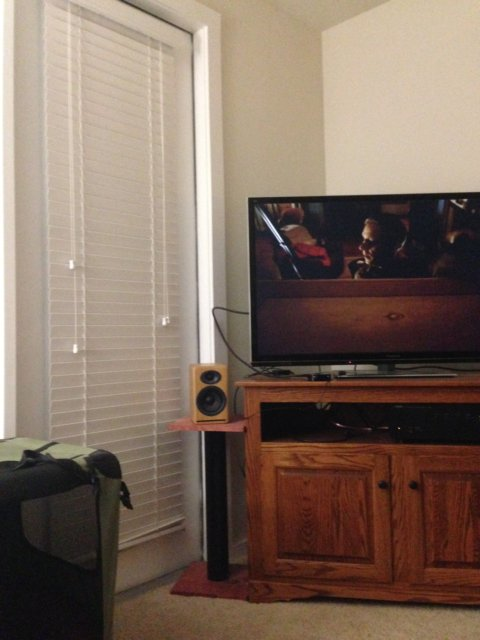
#> input picture room1.jpg, 480 x 640 px, given in place of fig4.png, which was not available
$ jupyter execute Butterworth_Bandreject_Filter.ipynb
#> lines starting #> are read from the running program, lines starting #| are printed output that depends on the picture; pictures that were not available may be replaced by others from this repository, and a replacement may not be noted
[cell 1]
from scipy import fftpack
import cv2
import matplotlib.pyplot as plt
import scipy.fftpack as fp
import math
import numpy as np
from google.colab import files

[cell 2]
uploaded = files.upload()
#> the answer given: room1.jpg
img = cv2.imread('fig4.png',0)
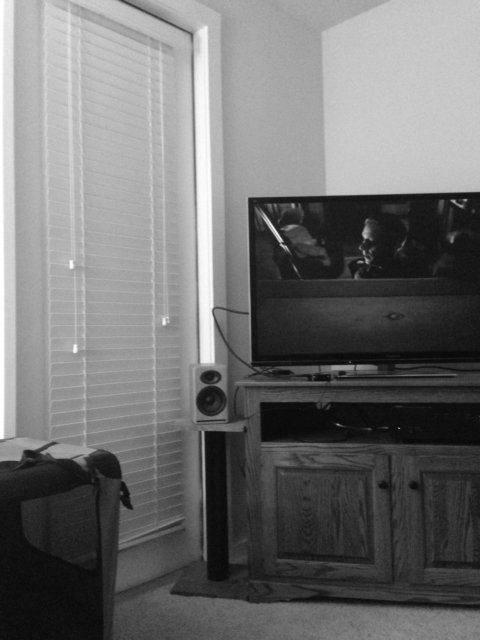
#> img: shape (640, 480); min 2, max 255, mean 112.8
height,width = img.shape
#> height = 640; width = 480

[cell 3]
fr = fp.fftshift(fp.fft2((img).astype(float)))
plt.imshow(np.log(np.abs(fr)), cmap = 'gray')
plt.show()
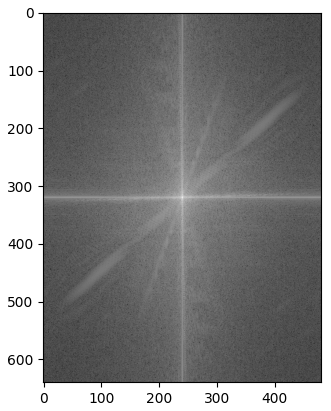
#> figure drawn by matplotlib, 1 panel
def bbr(h,w,width,Do,n):
  btr = np.zeros((h,w), dtype=float)
  h_half = h // 2
  w_half = w // 2
  for i in range(-h_half, h_half):
    for j in range(-w_half,w_half):
        D = math.sqrt((i*2) + (j*2))
        btr[i+h_half, j+w_half] = 1/(1 + math.pow( D*width/(D*2 - Do*2 + 0.0000001) , 2*n))

  return btr

ri = np.abs(fp.ifft2(fp.ifftshift(fr)))
f_image = fp.fftshift(fp.fft2(ri))

def getFilter(img) :
  for ep in range(100):
      print(ep)
      plt.imshow(img,cmap ='gray')
      plt.show()
      Fr = fp.fftshift(fp.fft2((img).astype(float)))
      Fr= Fr*fltr
      img = fp.ifft2(fp.ifftshift(Fr)).astype(float)

plt.imshow(np.log(np.abs(f_image)), cmap = 'gray')
plt.show()
def printImage(img) :
  plt.imshow(img)
  plt.show()

plt.imshow(img, cmap='gray')
plt.show()
plt.imshow(ri, cmap = 'gray')
plt.show()

$ run again, on room2.jpg
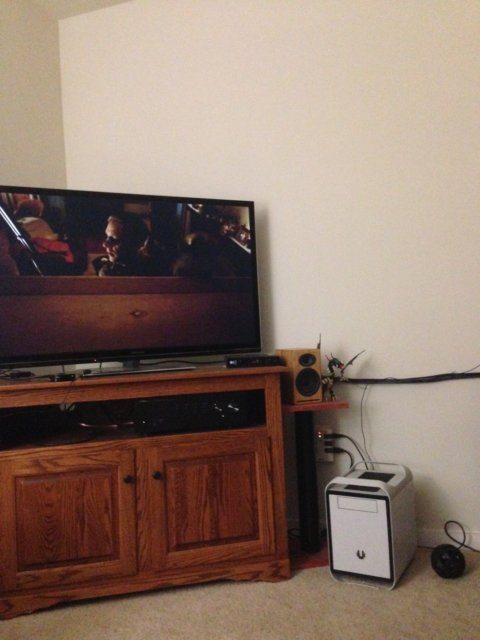
#> input picture room2.jpg, 480 x 640 px, given in place of fig4.png, which was not available
#> `img = cv2.imread('fig4.png',0)`:
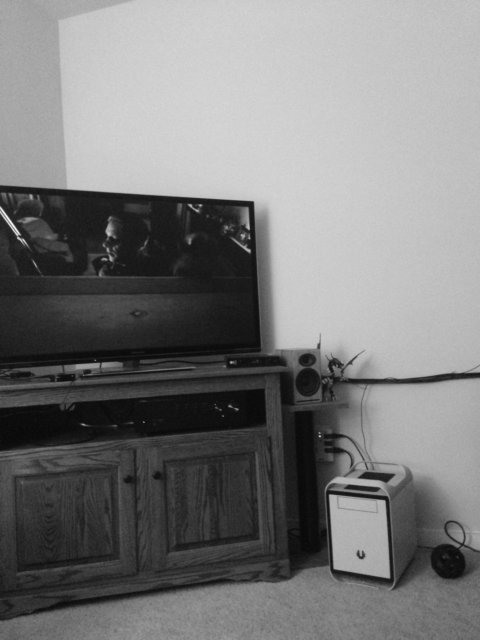
#> img: shape (640, 480); min 4, max 252, mean 122.7
#> `plt.show()`:
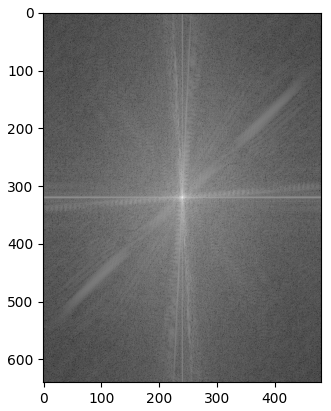
#> figure drawn by matplotlib, 1 panel

$ run again, on Image3.tif
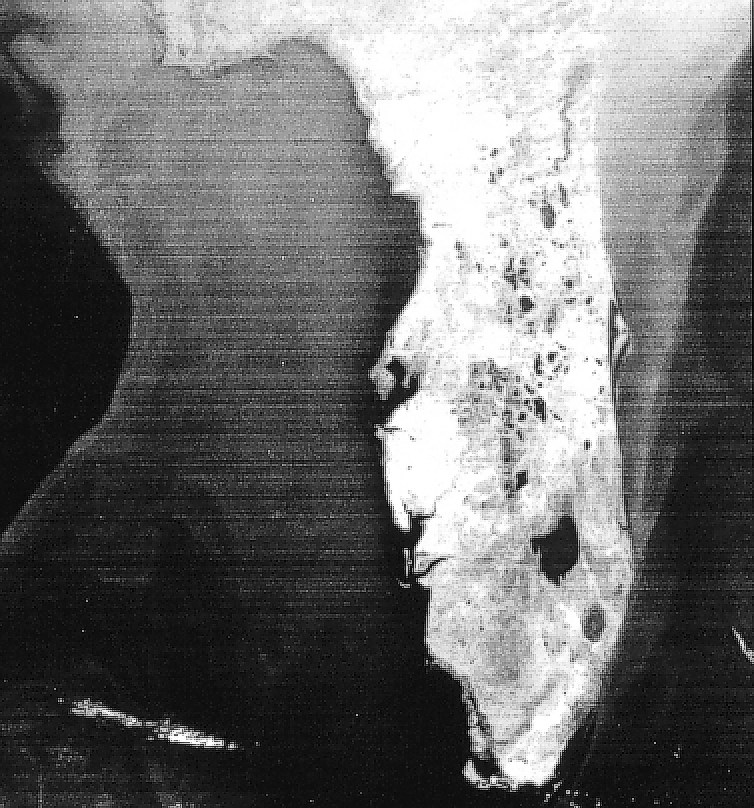
#> input picture Image3.tif, 754 x 808 px, given in place of fig4.png, which was not available
#> img is the input picture: shape (808, 754); min 0, max 255, mean 109.3
#> `plt.show()`:
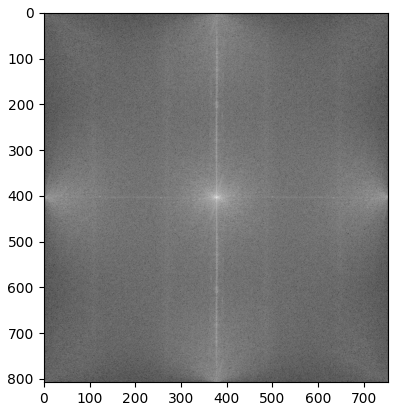
#> figure drawn by matplotlib, 1 panel
